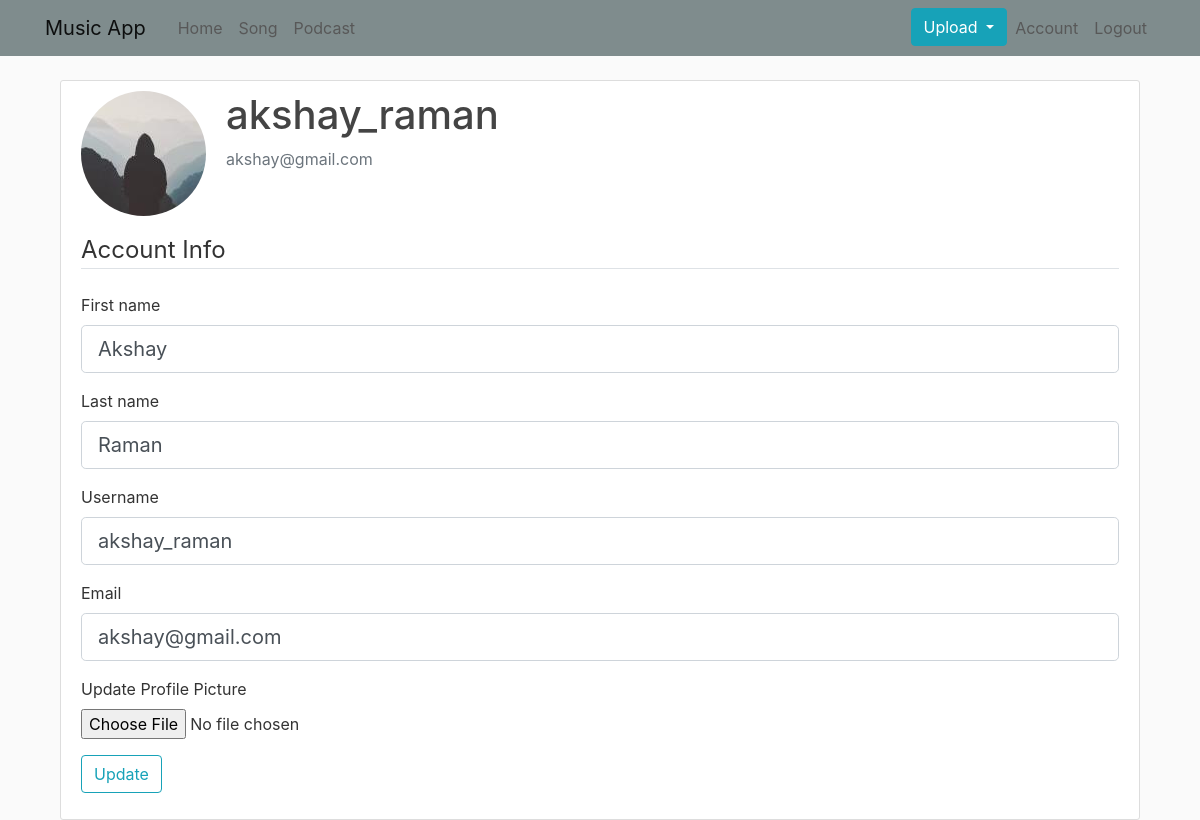
Page /account (signed in) on the committed database.
### musicapp/models.py (models this page shows, shortened)
class User(db.Model, UserMixin):
    id = db.Column(db.Integer, primary_key=True)
    fname = db.Column(db.String(75), nullable=False)
    lname = db.Column(db.String(75), nullable=False)
    username = db.Column(db.String(32), unique=True, nullable=False)
    email = db.Column(db.String(128), unique=True, nullable=False)
    image_file = db.Column(db.String(32), nullable=False, default='default.jpg')
    IsAdmin = db.Column(db.Boolean, default=False)
    password = db.Column(db.String(60), nullable=False)
    searches = db.relationship('user_search_history', backref=db.backref('user'))
    playlists = db.relationship('user_song_playlist', backref=db.backref('user'))
    songs = db.relationship('Song', secondary=listened)
    posts = db.relationship('Post', backref='author', lazy=True)
    podcasts = db.relationship('Podcast', secondary=subscribed)

### musicapp/routes.py (the view)
@app.route("/account", methods=['POST', 'GET'])
@login_required
def account():
    form = UpdateAccountForm()
    if form.validate_on_submit():
        if form.picture.data:
            picture_file = save_picture(form.picture.data)
            current_user.image_file = picture_file
        current_user.username = form.username.data
        current_user.email = form.email.data
        current_user.fname = form.fname.data
        current_user.lname = form.lname.data
        db.session.commit()
        flash('Your account has been updated!', 'success')
        return redirect(url_for('account'))
    elif request.method == 'GET':
        form.username.data = current_user.username
        form.email.data = current_user.email
        form.fname.data = current_user.fname
        form.lname.data = current_user.lname
    image_file = url_for('static', filename='images/' + current_user.image_file)
    return render_template('account.html', title='Account',
                            image_file=image_file, form=form)

### musicapp/forms.py (shortened to what this page needs)
class UpdateAccountForm(FlaskForm):
    email = StringField("Email",
                        validators=[DataRequired(), Email()])
    username = StringField("Username",
                        validators=[DataRequired(), Length(min=2, max=32)])
    fname = StringField("First name",
                        validators=[DataRequired(), Length(min=2, max=75)])
    lname = StringField("Last name",
                        validators=[DataRequired(), Length(min=2, max=75)])
    picture = FileField("Update Profile Picture",
                        validators=[FileRequired(), FileAllowed(images, 'Upload only images!')])
    submit = SubmitField("Update")

### musicapp/models.py (called while the page is built)
@login_manager.user_loader
def load_user(user_id):
    return User.query.get(int(user_id))

### musicapp/templates/account.html (shortened to what this page needs)
{% extends "base.html" %}
{% block content %}
    <div class="content-section">
        <div class="media">
            <img src="{{ image_file }}" alt="profile-pic" class="rounded-circle account-img">
            <div class="media-body">
                <h2 class="account-heading">{{ current_user.username }}</h2>
                <p class="text-secondary">{{ current_user.email }}</p>
            </div>
        </div>
            <form method="POST" action="" enctype="multipart/form-data">
                <fieldset>
                    <legend class="border-bottom mb-4">Account Info</legend>
                    <div class=form-group>
                        {{form.fname.label(class="form-control-label") }}
                        {% if form.fname.errors %}
                            {{  form.fname(class="form-control form-control-lg is-invalid") }}
                            <div class="invalid-feedback">
                                {% for error in form.fname.errors %}
                                    <span>{{ error}}</span>
                                {% endfor %}
                            </div>
                        {% else %}
                            {{ form.fname(class="form-control form-control-lg")}}
                        {% endif %}
                    </div>
                    <div class=form-group>
                            {{form.lname.label(class="form-control-label") }}
                            {% if form.lname.errors %}
                                {{  form.lname(class="form-control form-control-lg is-invalid") }}
                                <div class="invalid-feedback">
                                    {% for error in form.lname.errors %}
                                        <span>{{ error}}</span>
                                    {% endfor %}
                                </div>
                            {% else %}
                                {{ form.lname(class="form-control form-control-lg")}}
                            {% endif %}
                    </div>
                    <div class=form-group>
                            {{form.username.label(class="form-control-label") }}
                            {% if form.username.errors %}
                                {{  form.username(class="form-control form-control-lg is-invalid") }}
                                <div class="invalid-feedback">
                                    {% for error in form.username.errors %}
                                        <span>{{ error}}</span>
                                    {% endfor %}
                                </div>
                            {% else %}
                                {{ form.username(class="form-control form-control-lg")}}
                            {% endif %}
                    </div>
                    <div class=form-group>
                            {{form.email.label(class="form-control-label") }}
                            {% if form.email.errors %}
                                {{  form.email(class="form-control form-control-lg is-invalid") }}
                                <div class="invalid-feedback">
                                    {% for error in form.email.errors %}
                                        <span>{{ error}}</span>
                                    {% endfor %}
                                </div>
                            {% else %}
                                {{ form.email(class="form-control form-control-lg")}}
                            {% endif %}
                    </div>
                    <div class=form-group>
                        {{ form.picture.label(class="form-control-label") }}
                        {{ form.picture(class="form-control-file") }}
                    </div>
                </fieldset>
                <div class="form-group">
                        {{ form.submit(class="btn btn-outline-info") }}
                </div>
            </form>
    </div>
{% endblock content %}

### musicapp/templates/base.html (shortened to what this page needs)
<!DOCTYPE html>
<html>
<head>
    <link rel="stylesheet" href="{{ url_for('static', filename='bootstrap/css/bootstrap.min.css') }}">
    <link rel="stylesheet" type="text/css" href="{{ url_for('static', filename='main.css') }}">
</head>
<body>
    <header class="site-header">
      <nav class="navbar navbar-expand-md navbar-light bg-aqua fixed-top">
        <div class="container">
          <a class="navbar-brand mr-4" href="{{ url_for('home') }}">Music App</a>
          <div class="collapse navbar-collapse" id="navbarToggle">
            <div class="navbar-nav mr-auto">
              <a class="nav-item nav-link grey" href="{{ url_for('home') }}">Home</a>
              <a class="nav-item nav-link grey"
href="{{ url_for('search_song') }}">Song</a>
               <a class="nav-item nav-link grey" href="{{ url_for('search_podcast') }}">Podcast</a>
            </div>
            <div class="navbar-nav">
              {% if current_user.is_authenticated %}
              <div class="dropdown">
                <button class="btn btn-info dropdown-toggle" type="button" id="dropdownMenuButton" data-toggle="dropdown" aria-haspopup="true" aria-expanded="false">
                  Upload
                </button>
              </div>
              <a class="nav-item nav-link grey" href="{{ url_for('account') }}">Account</a>
              <a class="nav-item nav-link grey" href="{{ url_for('logout') }}">Logout</a>
              {% else %}
                <a class="nav-item nav-link grey" href="{{ url_for('login') }}">Login</a>
                <a class="nav-item nav-link grey" href="{{ url_for('signup') }}">Register</a>
              {% endif %}
            </div>
          </div>
        </div>
      </nav>
    </header>
    <main role="main" class="container">
        <div class="col">
          {% block content %}{% endblock %}
        </div>
    </main>
</body>
</html>

### musicapp/static/main.css (style rules this page uses)
body { background: #fafafa; color: #333333; margin-top: 5rem; }
h1, h2, h3, h4, h5, h6 { color: #444444; }
.bg-aqua { background-color: #7f8c8d; }
.grey { color: #585858 !important; }
.site-header .navbar-nav .nav-link { color: #cbd5db; }
.content-section { background: #ffffff; padding: 10px 20px; border: 1px solid #dddddd; border-radius: 3px; margin-bottom: auto; }
.account-img { height: 125px; width: 125px; margin-right: 20px; margin-bottom: 16px; }
.account-heading { font-size: 2.5rem; }

### rows in the picture
User: username "akshay_raman", email "akshay@gmail.com", fname "Akshay", lname "Raman"
